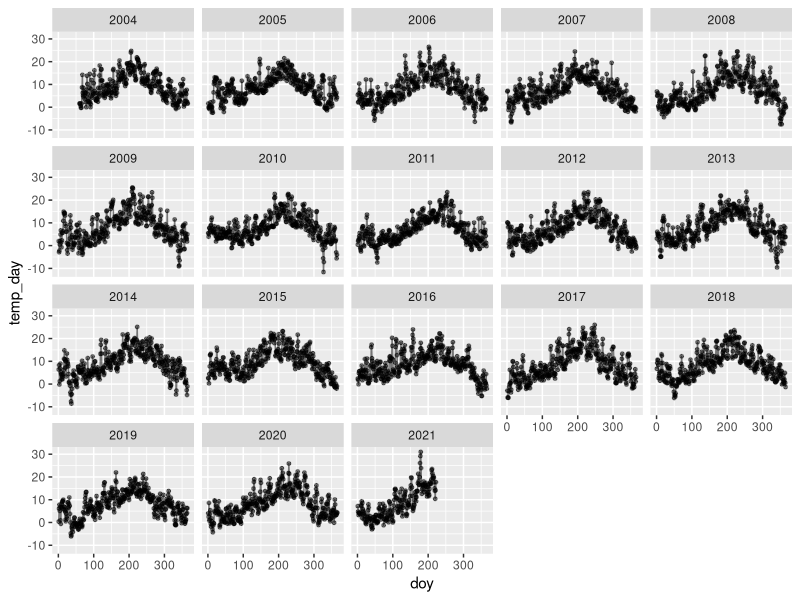
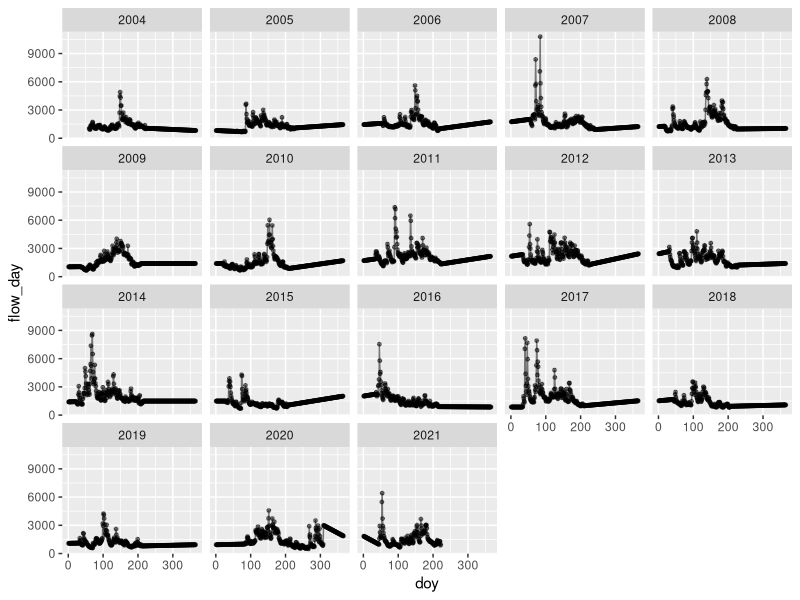
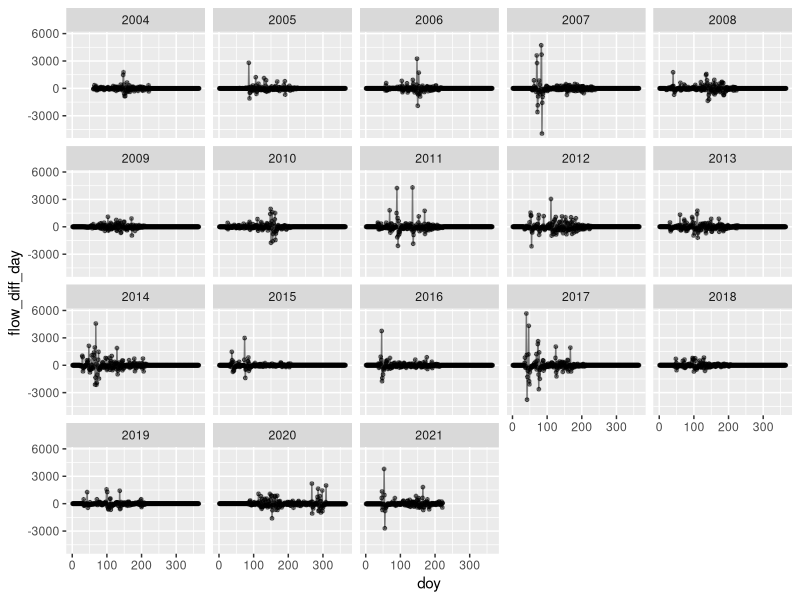
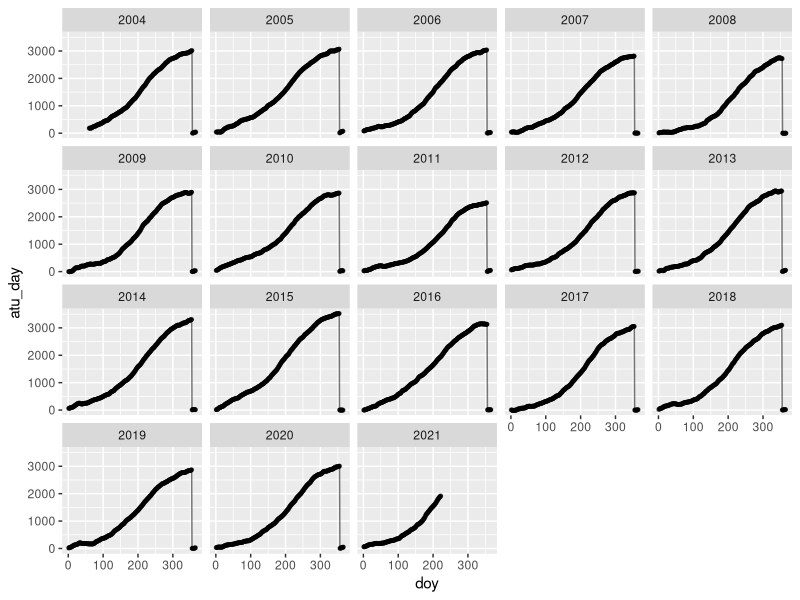
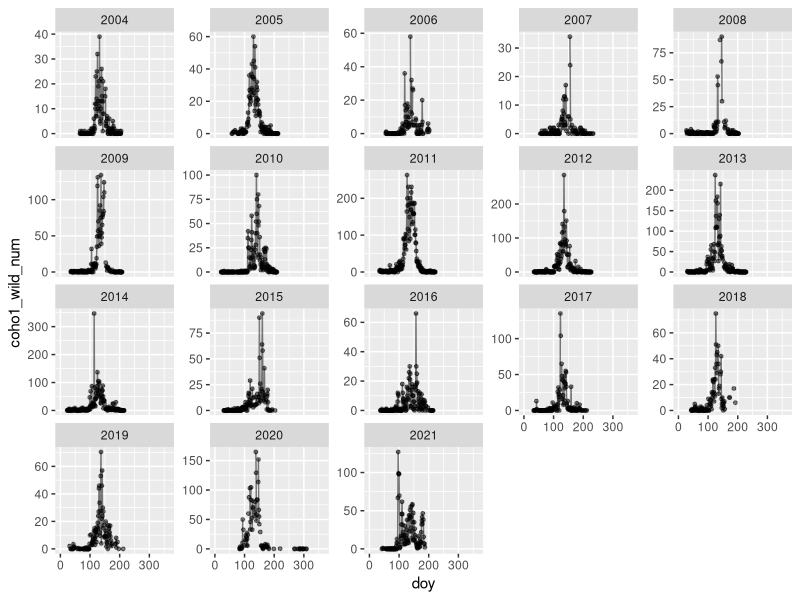
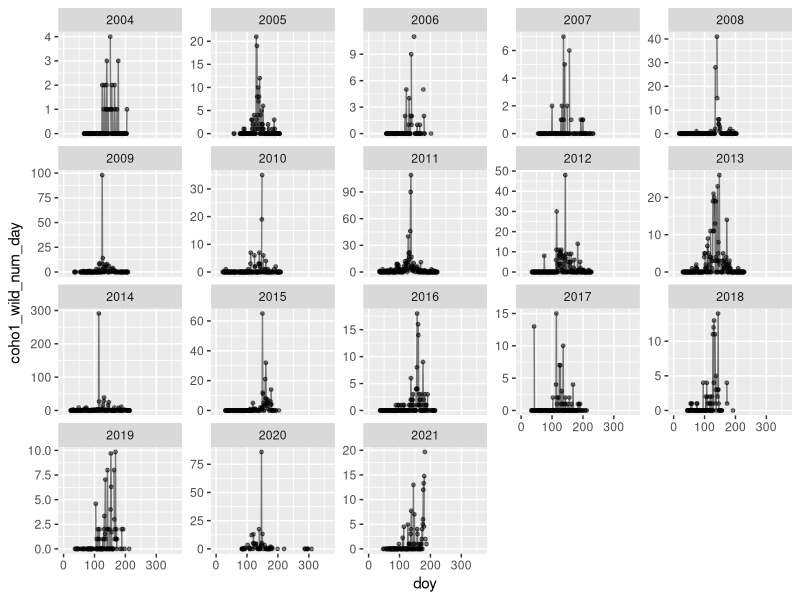
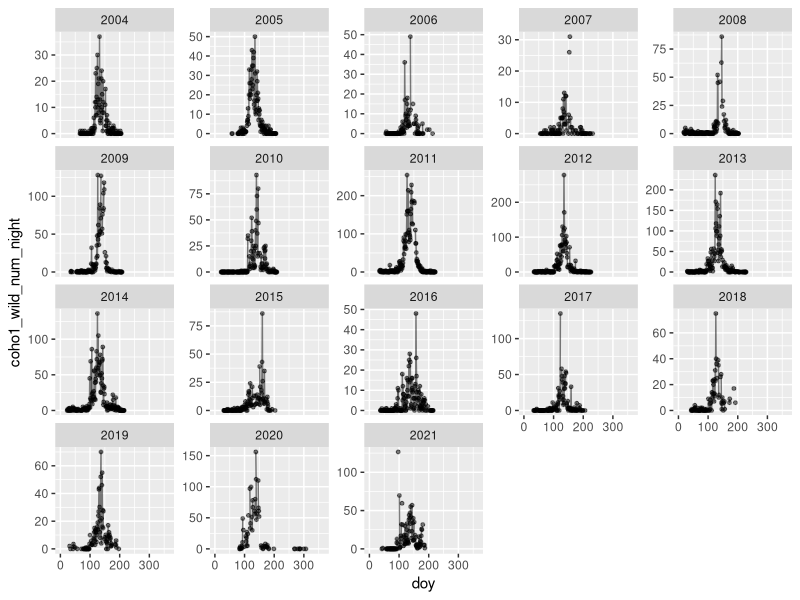
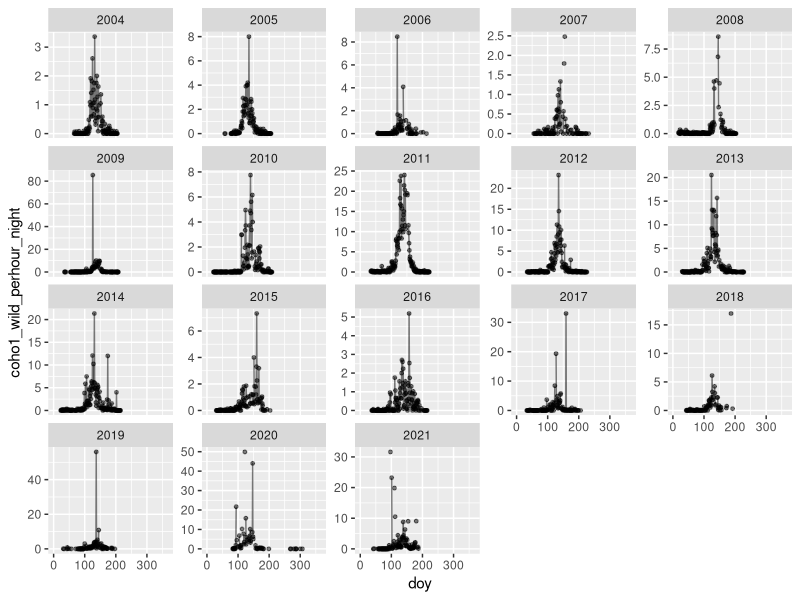

Source code (R) for these figures, in order:
# Goal - to read the file with air temperature data and atu data
# read file with puyallup catch data
# merge the two data sets


library(ggplot2)
library(here)
library(GGally)
library(tidyverse)
library(zoo)
library(modelr)


#read in the air temperature data

atu_temp <- read_csv(here("puyallup","data", "puyallup_airtemp_atu.csv"))

#read in the puyallup catch data

puyallup_catch <- read_csv(here("puyallup","data", "puyallup_2004-2021_all_days_w_covariates_w_airtemp_coho_new.csv"))


#make new columns in atu_temp - doy and year, then only select those and temp, atu_solstice

atu_temp_subset <- atu_temp %>%
  mutate(doy = as.numeric(format(Date, format = "%j")),
         year = as.numeric(format(Date, format = "%Y"))) %>%
  select(doy, year, temp, atu_solstice)

#drop temp columns from puyallup_catch and them merge with atu_temp_subset on doy and year


puyallup_catch$chinook0_hatchery_perhour_night[dim(puyallup_catch)[1]] <- 0
puyallup_catch$chinook0_hatchery_perhour_day[dim(puyallup_catch)[1]] <- 0

#when secchi_depth_day is NA, replace with secchi_depth values
#when secchi_depth_night is NA, replace with secchi_depth values

puyallup_catch$secchi_depth_day[is.na(puyallup_catch$secchi_depth_day)] <- puyallup_catch$secchi_depth[is.na(puyallup_catch$secchi_depth_day)]

puyallup_catch$secchi_depth_night[is.na(puyallup_catch$secchi_depth_night)] <- puyallup_catch$secchi_depth[is.na(puyallup_catch$secchi_depth_night)]


puyallup_catch_edited <- puyallup_catch %>%
  select(-temp) %>%
  left_join(atu_temp_subset, by = c("doy", "year")) %>% 
  mutate(temp_day = temp, temp_night = temp,
         atu_day = atu_solstice, atu_night = atu_solstice,
         flow_day = na.approx(flow_day, na.rm = FALSE),
         flow_night = na.approx(flow_night, na.rm = FALSE),
         secchi_depth_day = na.approx(secchi_depth_day, na.rm = FALSE),
         secchi_depth_night = na.approx(secchi_depth_night, na.rm = FALSE),
         chinook0_hatchery_perhour_night = na.approx(chinook0_hatchery_perhour_night, na.rm = FALSE),
         chinook0_hatchery_perhour_day = na.approx(chinook0_hatchery_perhour_day, na.rm = FALSE),
         photoperiod_day = photoperiod,
         photoperiod_night = photoperiod,
         lunar_phase_day = lunar_phase,
         lunar_phase_night = lunar_phase,
         flow_diff_day = c(NA,diff(flow_day)),
         flow_diff_night = c(NA,diff(flow_night)),
         photo_diff_day = c(NA,diff(photoperiod_day)),
         photo_diff_night = c(NA,diff(photoperiod_night)),
         temp_diff_day = c(NA,diff(temp_day)),
         temp_diff_night = c(NA,diff(temp_night))
         )

lm_temp_day <- lm(temp_day ~ 1+photoperiod_day, data = puyallup_catch_edited)
summary(lm_temp_day)
lm_temp_night <- lm(temp_night ~ 1+photoperiod_night, data =puyallup_catch_edited)
summary(lm_temp_night)

puyallup_catch_edited <- puyallup_catch_edited %>%
  add_residuals(lm_temp_day, var = "resid_day") %>% 
  add_residuals(lm_temp_night, var = "resid_night")


#plotting all the data before saving

ggplot(puyallup_catch_edited) +
  geom_point(aes(y = temp_day, x = doy), alpha = 0.5, size = 1) +
  geom_line(aes(y = temp_day, x = doy), alpha = 0.5) +
  facet_wrap(~year)

ggplot(puyallup_catch_edited) +
  geom_point(aes(y = flow_day, x = doy), alpha = 0.5, size = 1) +
  geom_line(aes(y = flow_day, x = doy), alpha = 0.5) +
  facet_wrap(~year)

ggplot(puyallup_catch_edited) +
  geom_point(aes(y = flow_diff_day, x = doy), alpha = 0.5, size = 1) +
  geom_line(aes(y = flow_diff_day, x = doy), alpha = 0.5) +
  facet_wrap(~year)

ggplot(puyallup_catch_edited) +
  geom_point(aes(y = atu_day, x = doy), alpha = 0.5, size = 1) +
  geom_line(aes(y = atu_day, x = doy), alpha = 0.5) +
  facet_wrap(~year)

ggplot(puyallup_catch_edited) +
  geom_point(aes(y = coho1_wild_num, x = doy), alpha = 0.5, size = 1) +
  geom_line(aes(y = coho1_wild_num, x = doy), alpha = 0.5) +
  facet_wrap(~year, scales = "free_y")

ggplot(puyallup_catch_edited) +
  geom_point(aes(y = coho1_wild_num_day, x = doy), alpha = 0.5, size = 1) +
  geom_line(aes(y = coho1_wild_num_day, x = doy), alpha = 0.5) +
  facet_wrap(~year, scales = "free_y")

ggplot(puyallup_catch_edited) +
  geom_point(aes(y = coho1_wild_num_night, x = doy), alpha = 0.5, size = 1) +
  geom_line(aes(y = coho1_wild_num_night, x = doy), alpha = 0.5) +
  facet_wrap(~year, scales = "free_y")

ggplot(puyallup_catch_edited) +
  geom_point(aes(y = coho1_wild_perhour_night, x = doy), alpha = 0.5, size = 1) +
  geom_line(aes(y = coho1_wild_perhour_night, x = doy), alpha = 0.5) +
  facet_wrap(~year, scales = "free_y")

ggplot(puyallup_catch_edited) +
  geom_point(aes(y = coho1_hatchery_num_night, x = doy), alpha = 0.5, size = 1) +
  geom_line(aes(y = coho1_hatchery_num_night, x = doy), alpha = 0.5) +
  facet_wrap(~year, scales = "free_y")

ggplot(puyallup_catch_edited) +
  geom_point(aes(y = coho1_wild_perhour_estimate, x = doy), alpha = 0.5, size = 1) +
  geom_line(aes(y = coho1_wild_perhour_estimate, x = doy), alpha = 0.5) +
  facet_wrap(~year, scales = "free_y")

ggplot(puyallup_catch_edited) +
  geom_point(aes(y = coho1_wild_num_night_estimate, x = doy), alpha = 0.5, size = 1) +
  geom_line(aes(y = coho1_wild_num_night_estimate, x = doy), alpha = 0.5) +
  facet_wrap(~year, scales = "free_y")

ggplot(puyallup_catch_edited) +
  geom_point(aes(y = trap_efficiency, x = doy), alpha = 0.5, size = 1) +
  geom_line(aes(y = trap_efficiency, x = doy), alpha = 0.5) +
  facet_wrap(~year, scales = "free_y")

#save puyallup_catch_edited

write.csv(puyallup_catch_edited, here("puyallup","data","puyallup_final.csv"))
